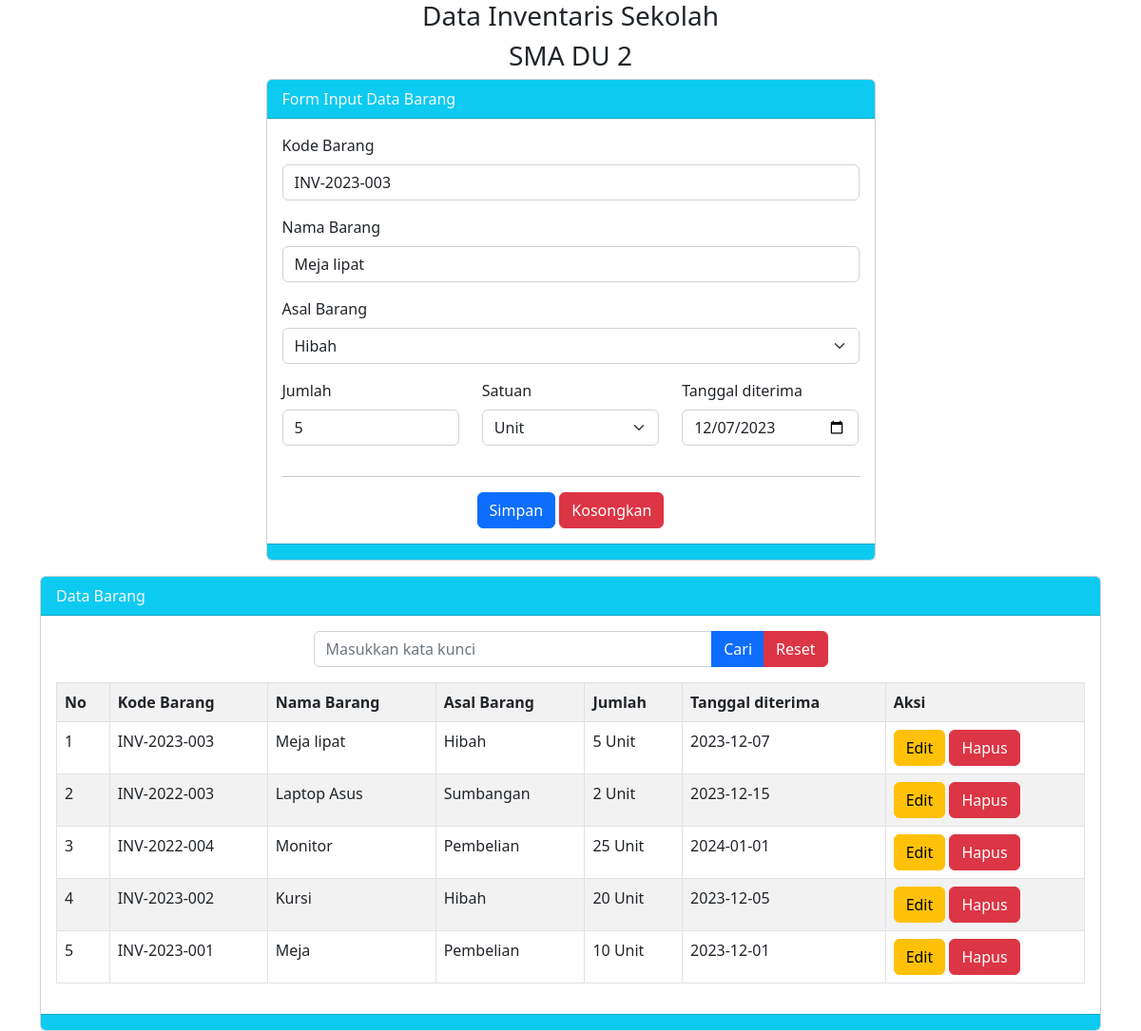
The app's page /index.php?hal=edit&id=7 with its own data.
### tables this page shows
CREATE TABLE `tbarang` (
  `id_barang` int(11) NOT NULL,
  `kode` varchar(15) NOT NULL,
  `nama` varchar(100) NOT NULL,
  `asal` varchar(25) NOT NULL,
  `jumlah` int(4) NOT NULL,
  `satuan` varchar(15) NOT NULL,
  `tanggal_diterima` date NOT NULL,
  `tanggal_simpan` timestamp NOT NULL DEFAULT current_timestamp() ON UPDATE current_timestamp()
);

### index.php (the view, shortened to what this page needs)
<?php
include 'koneksi.php';
$q = mysqli_query($koneksi, "SELECT kode FROM tbarang order by kode desc limit 1");
$datax = mysqli_fetch_array($q);
if ($datax) {
    $no_terakhir = substr($datax['kode'], -3);
    $no = $no_terakhir + 1;
    if ($no > 0 and $no < 10) {
        $kode = "00".$no;
    } else if($no > 10 and $no < 100){
        $kode = "0" . $no;
    } else if($no > 100){
        $kode = $no;
    }
} else{
    $kode="001";
}
$tahun = date ('Y');
$vkode = "INV-" . $tahun . '-' . $kode;
$vnama = "";
$vasal = "";
$vjumlah = "";
$vsatuan = "";
$vtanggal_diterima = "";
if (isset($_GET['hal'])) {
    if ($_GET['hal'] == "edit") {
        $tampil = mysqli_query($koneksi, "SELECT * FROM tbarang where id_barang = '$_GET[id]' ");
        $data = mysqli_fetch_array($tampil);
        if ($data) {
            $vkode = $data['kode'];
            $vnama = $data['nama'];
            $vasal = $data['asal'];
            $vjumlah = $data['jumlah'];
            $vsatuan = $data['satuan'];
            $vtanggal_diterima = $data["tanggal_diterima"];
        }
    } else if ($_GET['hal'] == "hapus") {
        $hapus = mysqli_query($koneksi, "DELETE FROM tbarang WHERE id_barang = '$_GET[id]' ");
        if ($hapus) {
            echo "<script>
                alert('Hapus Data Sukses');
                document.location='index.php';
             </script>";
        } else {
            echo "<script>
                alert('Hapus Data Gagal');
                document.location='index.php';
             </script>";
        }
    }
}
?>
<!doctype html>
<html lang="en">
<head>
    <link href="https://cdn.jsdelivr.net/npm/bootstrap@5.2.3/dist/css/bootstrap.min.css" rel="stylesheet"
>
</head>
<body>
    <div class="container">
        <h3 class="text-center">Data Inventaris Sekolah</h3>
        <h3 class="text-center">SMA DU 2</h3>
        <div class="row">
            <div class="col-md-7 mx-auto">
                <div class="card">
                    <div class="card-header bg-info text-light">
                        Form Input Data Barang
                    </div>
                    <div class="card-body">
                        <form method="POST">
                            <div class="mb-3">
                                <label class="form-label">Kode Barang</label>
                                <input type="text" name="tkode" value="<?= $vkode ?>" class="form-control"
                                    placeholder="Masukkan Kode Barang">
                            </div>
                            <div class="mb-3">
                                <label class="form-label">Nama Barang</label>
                                <input type="text" name="tnama" value="<?= $vnama ?>" class="form-control"
                                    placeholder="Masukkan Nama Barang">
                            </div>
                            <div class="mb-3">
                                <label class="form-label">Asal Barang</label>
                                <select class="form-select" name="tasal">
                                    <option value="<?= $vasal ?>">
                                        <?= $vasal ?>
                                    </option>
                                </select>
                            </div>
                            <div class="row">
                                <div class="col">
                                    <div class="mb-3">
                                        <label class="form-label">Jumlah</label>
                                        <input type="number" name="tjumlah" value="<?= $vjumlah ?>" class="form-control"
                                            placeholder="Masukkan Jumlah Barang">
                                    </div>
                                </div>
                                <div class="col">
                                    <div class="mb-3">
                                        <label class="form-label">Satuan</label>
                                        <select class="form-select" name="tsatuan">
                                            <option value="<?= $vsatuan ?>">
                                                <?= $vsatuan ?>
                                            </option>
                                        </select>
                                    </div>
                                </div>
                                <div class="col">
                                    <div class="mb-3">
                                        <label class="form-label">Tanggal diterima</label>
                                        <input type="date" name="ttanggal_diterima" value="<?= $vtanggal_diterima ?>"
                                            class="form-control" placeholder="Masukkan Jumlah Barang">
                                    </div>
                                </div>
                                <div class="text-center">
                                    <hr>
                                    <button class="btn btn-primary" name="bsimpan" type="submit">Simpan</button>
                                    <button class="btn btn-danger" name="bkosongkan" type="reset">Kosongkan</button>
                                </div>
                            </div>
                        </form>
                    </div>
                    <div class="card-footer bg-info">
                    </div>
                </div>
            </div>
        </div>
        <div class="card mt-3">
            <div class="card-header bg-info text-light">
                Data Barang
            </div>
            <div class="card-body">
                <div class="col-md-6 mx-auto">
                    <form method="POST">
                        <div class="input-group mb-3">
                            <input type="text" name="tcari" value="<?= @$_POST['tcari'] ?>" class="form-control" placeholder="Masukkan kata kunci">
                            <button class="btn btn-primary" name="bcari" type="submit">Cari</button>
                            <button class="btn btn-danger" name="breset" type="submit">Reset</button>
                        </div>
                    </form>
                </div>
                <table class="table table-striped table-hover table-bordered">
                    <tr>
                        <th>No</th>
                        <th>Kode Barang</th>
                        <th>Nama Barang</th>
                        <th>Asal Barang</th>
                        <th>Jumlah</th>
                        <th>Tanggal diterima</th>
                        <th>Aksi</th>
                    </tr>
                    <?php
                    $no = 1;
                    if (isset($_POST['bcari'])) {
                        $keyword = $_POST['tcari'];
                        $q = "SELECT * FROM  tbarang WHERE kode like '%$keyword%' or nama like '%$keyword%' order by
                        id_barang desc ";
                    } else {
                        $q =  "SELECT * FROM tbarang order by id_barang desc";
                    }
                    $tampil = mysqli_query($koneksi, $q);
                    while ($data = mysqli_fetch_array($tampil)) {
                        ?>
                        <tr>
                            <td>
                                <?= $no++ ?>
                            </td>
                            <td>
                                <?= $data['kode'] ?>
                            </td>
                            <td>
                                <?= $data['nama'] ?>
                            </td>
                            <td>
                                <?= $data['asal'] ?>
                            </td>
                            <td>
                                <?= $data['jumlah'] ?>
                                <?= $data['satuan'] ?>
                            </td>
                            <td>
                                <?= $data['tanggal_diterima'] ?>
                            </td>
                            <td>
                                <a href="index.php?hal=edit&id=<?= $data['id_barang'] ?>" class="btn btn-warning">Edit</a>
                                <a href="index.php?hal=hapus&id=<?= $data['id_barang'] ?>" class="btn btn-danger"
                                    onclick="return confirm('Apakah anda Yakin Akan Menghapus Data Ini?')">Hapus</a>
                            </td>
                        </tr>
                        <?php
                    }
                    ?>
                </table>
            </div>
            <div class="card-footer bg-info">
            </div>
        </div>
    </div>
</body>
</html>

### records on screen
tbarang: tkode "INV-2023-003", tnama "Meja lipat", tasal "Hibah", tjumlah "5", tsatuan "Unit", ttanggal_diterima "12/07/2023", kode "INV-2023-003", nama "Meja lipat", asal "Hibah", jumlah "5", satuan "Unit", tanggal_diterima "2023-12-07"
tbarang: kode "INV-2022-003", nama "Laptop Asus", asal "Sumbangan", jumlah "2", satuan "Unit", tanggal_diterima "2023-12-15"
tbarang: kode "INV-2022-004", nama "Monitor", asal "Pembelian", jumlah "25", satuan "Unit", tanggal_diterima "2024-01-01"
tbarang: kode "INV-2023-002", nama "Kursi", asal "Hibah", jumlah "20", satuan "Unit", tanggal_diterima "2023-12-05"
tbarang: kode "INV-2023-001", nama "Meja", asal "Pembelian", jumlah "10", satuan "Unit", tanggal_diterima "2023-12-01"
